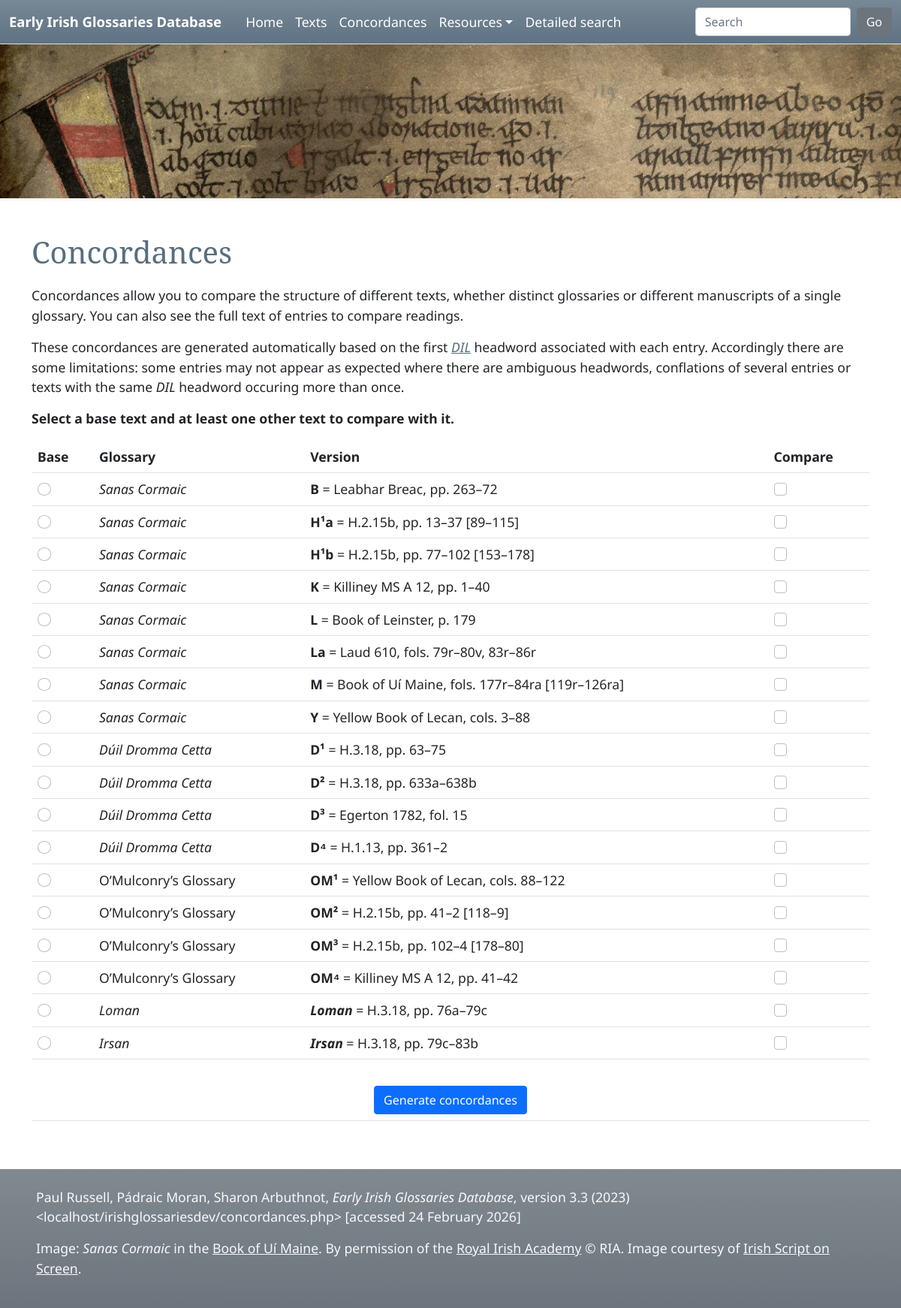
The page /concordances.php on the database its author committed.
### tables this page shows
CREATE TABLE `version` (
  `RecordID` int(11) NOT NULL AUTO_INCREMENT,
  `GlossaryID` int(11) DEFAULT NULL,
  `Code` varchar(16) DEFAULT NULL,
  `Desc` varchar(255) DEFAULT NULL,
  `ShortDesc` varchar(200) DEFAULT NULL,
  `DisplayOrder` int(11) DEFAULT NULL,
  `MS_Source` varchar(10) NOT NULL,
  `Copyright` varchar(10) DEFAULT NULL,
  PRIMARY KEY (`RecordID`)
);

CREATE TABLE `glossary` (
  `RecordID` int(11) NOT NULL AUTO_INCREMENT,
  `Name` varchar(50) DEFAULT NULL,
  `Code` varchar(10) DEFAULT NULL,
  PRIMARY KEY (`RecordID`)
);

### includes/utils.php (called while the page is built, shortened)
<?php
function initVars($varName, $default) {
   global $$varName;
   if (isset($_POST[$varName])) return stripNonAlphaNum($_POST[$varName]);
   elseif (isset($_GET[$varName])) return stripNonAlphaNum($_GET[$varName]);
   else return $default;
}
?>

### includes/custom.php (called while the page is built, shortened)
<?php
$search = initVars('sText', '');
   ?>

### concordances.php (the view, shortened to what this page needs)
<?php
$main = initVars('main', '');
$compareVersions = array();
$sql = "
   Select
      g.RecordID As g_RecordID, g.Name, g.Code As g_Code, v.RecordID As v_RecordID, v.DisplayOrder, v.Code As v_Code, v.ShortDesc
   From
      version v Inner Join
      glossary g On v.GlossaryID = g.RecordID
   Order By
      g.RecordID, v.DisplayOrder, v.Code ";
$versions = mysqli_query($link, $sql);
if ($main == '' || count($compareVersions) == 0 || (count($compareVersions) == 1 && $compareVersions[0] == $main) || isset($_GET['changeForm'])) {
   templateHeader('', 'Concordances');
   ?>
<h1>Concordances</h1>
<p>Concordances allow you to compare the structure of different texts, whether distinct glossaries or different manuscripts of a single glossary. You can also see the full text of entries to compare readings.</p>
<p>These concordances are generated automatically based on the first <a href="http://www.dil.ie/" target="_blank"><i>DIL</i></a> headword associated with each entry. Accordingly there are some limitations: some entries may not appear as expected where there are ambiguous headwords, conflations of several entries or texts with the same <i>DIL</i> headword occuring more than once. </p>
   <?php
   if ($main == '' && count($compareVersions) != 0) print '<div class="error"><b>You must select a base version (in the left-hand column) with which to compare other versions.</b></div>';
   elseif ($main != '' && count($compareVersions) == 0 || (count($compareVersions) == 1 && $compareVersions[0] == $main)) print '<div class="error"><b>You must select at least one other version from the right-hand column to compare with the base text.</b></div>';
   else print '<p><b>Select a base text and at least one other text to compare with it.</b></p>';
   print '<form action="concordances.php" method="get">';
	print '<div class="table-responsive">';
   print '<table class="table table-hover" cellpadding="0" cellspacing="0" border="0">';
   print '<tr>';
   print '<th>Base</th>';
   print '<th>Glossary</th>';
   print '<th>Version</th>';
   print '<th>Compare</th>';
   print '</tr>';
   mysqli_data_seek($versions, 0);
   while ($row = mysqli_fetch_array($versions)) {
      print '<tr>';
      print '<td><input type="radio" class="form-check-input" name="main" value="' . $row['v_RecordID'] . '"';
      print ' /></td>';
      print '<td>' . $row['Name'] . '</td>';
      print '<td><b>' . $row['v_Code'] . '</b> = ' . $row['ShortDesc'] . '</td>';
      print '<td><input type="checkbox" class="form-check-input" name="cp' . $row['v_RecordID'] . '" value="1"';
      print ' /></td>';
      print '</tr>';
   }
   print '<tr><td colspan="4" align="center"><br/><input type="submit" class="btn btn-primary" value="Generate concordances" /></td></tr>';
   print '</table>';
	print '</div>';
   print '</form>';
}
templateEnd('');
?>

### includes/template.php (shortened to what this page needs)
<?php
function templateHeader($type, $title) {
   ?>
<!doctype html>
<html lang="en">
<head>
<link rel="stylesheet" href="https://cdn.jsdelivr.net/npm/bootstrap@5.0.2/dist/css/bootstrap.min.css">
<link rel="stylesheet" href="./includes/eigd.css">
<link rel="stylesheet" media="print" href="./includes/eigd_print.css">
</head>
<body>
<?php
	showNav();
	if ($type == 'home') {
?>
<div class="container-fluid">
   <div class="row">
	   <div class="col-md-3 bg-light px-4 homeImage d-print-none" style="min-height: 280px; "></div>
	   <div class="col-md-8 p-5">
<?php
	}
	elseif ($type == 'wide') {
?>
<div class="container-fluid">
	<div class="row topImage shadow-sm d-print-none" style="min-height: 205px; "></div>
  	<div class="container-fluid my-5 px-4" style="min-height: 600px; ">
<?php
	}
	else {
?>
<div class="container-fluid">
	<div class="row topImage shadow-sm d-print-none" style="min-height: 205px; "></div>
  	<div class="container my-5" style="min-height: 600px; ">
<?php
	}
}
function templateEnd($type) {
	if ($type == 'home') {
   ?>
		</div>
	</div>
<?php
	}
	else {
?>
	</div>
<?php
	}
?>
</div>
<div class="container-fluid bg-secondary bg-gradient text-light px-5 py-4 footer">
<p>Paul Russell, Pádraic Moran, Sharon Arbuthnot, <i>Early Irish Glossaries Database</i>, version 3.3 (2023)
&lt;<?php print $_SERVER['HTTP_HOST'] . $_SERVER['REQUEST_URI'] ?>&gt; [accessed <?php print date("j F Y") ?>]
</p>
<?php
   print '<p class="d-print-none">Image: <i>Sanas Cormaic</i> in the <a href="/irishglossariesdev/texts.php?versionID=8">Book of Uí Maine</a>. ';
   print 'By permission of the <a href="http://www.ria.ie" target="_blank">Royal Irish Academy</a> © RIA. ' ;
   print 'Image courtesy of <a href="http://www.isos.dias.ie/" target="_blank">Irish Script on Screen</a>.</p>';
?>
</div>
</body>
</html>
   <?php
}
function showNav() {
   global $search;
?>
<nav class="navbar navbar-expand-lg navbar-dark sticky-top bg-gradient border-bottom shadow-lg" style="background-color: #5f7384;"><a href="#" onclick="adjust(); return false; "></a>
	<div class="container-fluid">
		<a class="navbar-brand" href="./">Early Irish Glossaries Database</a>
		<div class="collapse navbar-collapse" id="navbarSupportedContent">
			<ul class="navbar-nav ms-4 me-auto mb-2 mb-lg-0">
				<li class="nav-item"><a class="nav-link" aria-current="page" href="./">Home</a></li>
				<li class="nav-item"><a class="nav-link" href="./texts.php">Texts</a></li>
				<li class="nav-item"><a class="nav-link" href="./concordances.php">Concordances</a></li>
				<li class="nav-item dropdown">
					<a class="nav-link dropdown-toggle" href="#" id="navbarDropdown" role="button" data-bs-toggle="dropdown" aria-expanded="false">Resources</a>
				</li>
				<li class="nav-item"><a class="nav-link" href="./search.php?adv=1">Detailed search</a></li>
			</ul>
			<form class="d-flex" action="./search.php" method="get">
				<input name="sText" id="search" class="form-control me-2" type="search" placeholder="Search" aria-label="Search" value="<?php print $search; ?>" >
				<button class="btn btn-secondary" type="submit">Go</button>
			</form>
		</div>
	</div>
</nav>
<?php
}
?>

### includes/eigd.css (style rules this page uses)
body { font-family: "Noto Sans", sans-serif; font-size: 1.1em; }
div.topImage { background-image: url("../images/header.jpg"); background-repeat: repeat-x; }
h1, h2, h3, h4, h5 { font-family: "Noto Serif", serif; color: #576E7F; }
h1 { margin: 0em 0em 0.5em 0em; }
.navbar-brand { margin-right: 0px; font-weight: bold; font-size: 1.05em; }
a.nav-link { color: white !important; }
a { color: #566C7D; }
.footer a { color: inherit; }

### includes/eigd_print.css (style rules this page uses)
body { font-size: 0.7em; }
.container, .container-fluid { width: 100%; max-width: 100%; margin: 0px; padding: 0px; }

### rows shown on the page
version: GlossaryID.Name "Sanas Cormaic", Code "B", ShortDesc "Leabhar Breac, pp. 263–72"
version: GlossaryID.Name "Sanas Cormaic", Code "H¹a", ShortDesc "H.2.15b, pp. 13–37 [89–115]"
version: GlossaryID.Name "Sanas Cormaic", Code "H¹b", ShortDesc "H.2.15b, pp. 77–102 [153–178]"
version: GlossaryID.Name "Sanas Cormaic", Code "K", ShortDesc "Killiney MS A 12, pp. 1–40"
version: GlossaryID.Name "Sanas Cormaic", Code "L", ShortDesc "Book of Leinster, p. 179"
version: GlossaryID.Name "Sanas Cormaic", Code "La", ShortDesc "Laud 610, fols. 79r–80v, 83r–86r"
version: GlossaryID.Name "Sanas Cormaic", Code "M", ShortDesc "Book of Uí Maine, fols. 177r–84ra [119r–126ra]"
version: GlossaryID.Name "Sanas Cormaic", Code "Y", ShortDesc "Yellow Book of Lecan, cols. 3–88"
version: GlossaryID.Name "Dúil Dromma Cetta", Code "D¹", ShortDesc "H.3.18, pp. 63–75"
version: GlossaryID.Name "Dúil Dromma Cetta", Code "D²", ShortDesc "H.3.18, pp. 633a–638b"
version: GlossaryID.Name "Dúil Dromma Cetta", Code "D³", ShortDesc "Egerton 1782, fol. 15"
version: GlossaryID.Name "Dúil Dromma Cetta", Code "D⁴", ShortDesc "H.1.13, pp. 361–2"
version: GlossaryID.Name "O’Mulconry’s Glossary", Code "OM¹", ShortDesc "Yellow Book of Lecan, cols. 88–122"
version: GlossaryID.Name "O’Mulconry’s Glossary", Code "OM²", ShortDesc "H.2.15b, pp. 41–2 [118–9]"
version: GlossaryID.Name "O’Mulconry’s Glossary", Code "OM³", ShortDesc "H.2.15b, pp. 102–4 [178–80]"
version: GlossaryID.Name "O’Mulconry’s Glossary", Code "OM⁴", ShortDesc "Killiney MS A 12, pp. 41–42"
version: GlossaryID.Name "Loman", Code "Loman", ShortDesc "H.3.18, pp. 76a–79c"
version: GlossaryID.Name "Irsan", Code "Irsan", ShortDesc "H.3.18, pp. 79c–83b"

### other values the page prints
$_SERVER['HTTP_HOST'] "localhost"
$_SERVER['REQUEST_URI'] "/irishglossariesdev/concordances.php"
